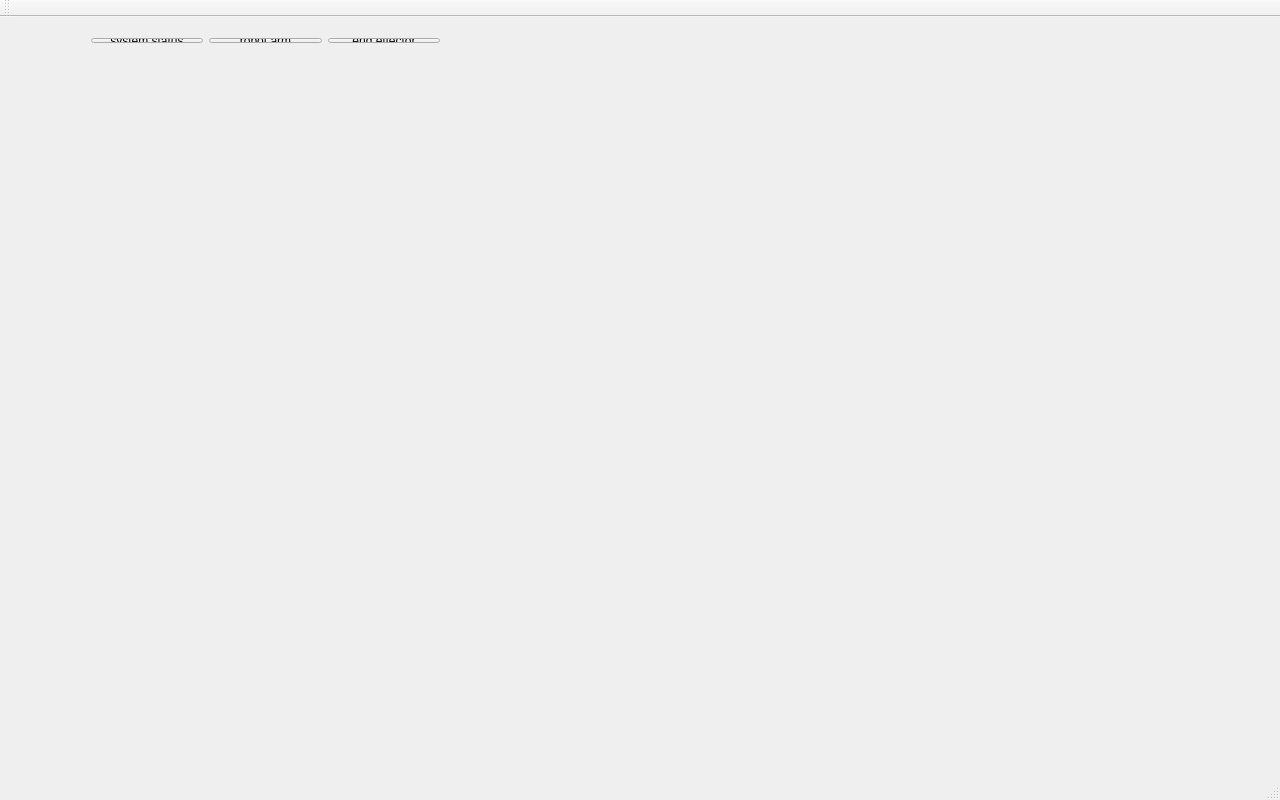
<?xml version="1.0" encoding="UTF-8"?>
<ui version="4.0">
 <class>MikroPlanck</class>
 <widget class="QMainWindow" name="MikroPlanck">
  <property name="geometry">
   <rect>
    <x>0</x>
    <y>0</y>
    <width>1280</width>
    <height>800</height>
   </rect>
  </property>
  <property name="windowTitle">
   <string>MikroPlanck</string>
  </property>
  <widget class="QWidget" name="centralWidget">
   <widget class="QStackedWidget" name="ModeSelect">
    <property name="geometry">
     <rect>
      <x>39</x>
      <y>70</y>
      <width>960</width>
      <height>600</height>
     </rect>
    </property>
    <property name="currentIndex">
     <number>0</number>
    </property>
    <widget class="QWidget" name="page"/>
    <widget class="QWidget" name="page_2"/>
   </widget>
   <widget class="QWidget" name="">
    <property name="geometry">
     <rect>
      <x>80</x>
      <y>10</y>
      <width>371</width>
      <height>27</height>
     </rect>
    </property>
    <layout class="QHBoxLayout" name="horizontalLayout">
     <item>
      <widget class="QPushButton" name="systemStatusWidget">
       <property name="text">
        <string>system status</string>
       </property>
      </widget>
     </item>
     <item>
      <widget class="QPushButton" name="robotArmWidget">
       <property name="text">
        <string>robot arm</string>
       </property>
      </widget>
     </item>
     <item>
      <widget class="QPushButton" name="endEffectorWidget">
       <property name="text">
        <string>end effector</string>
       </property>
      </widget>
     </item>
    </layout>
   </widget>
  </widget>
  <widget class="QMenuBar" name="menuBar">
   <property name="geometry">
    <rect>
     <x>0</x>
     <y>0</y>
     <width>1280</width>
     <height>22</height>
    </rect>
   </property>
  </widget>
  <widget class="QToolBar" name="mainToolBar">
   <attribute name="toolBarArea">
    <enum>TopToolBarArea</enum>
   </attribute>
   <attribute name="toolBarBreak">
    <bool>false</bool>
   </attribute>
  </widget>
  <widget class="QStatusBar" name="statusBar"/>
 </widget>
 <layoutdefault spacing="6" margin="11"/>
 <resources/>
 <connections/>
</ui>
